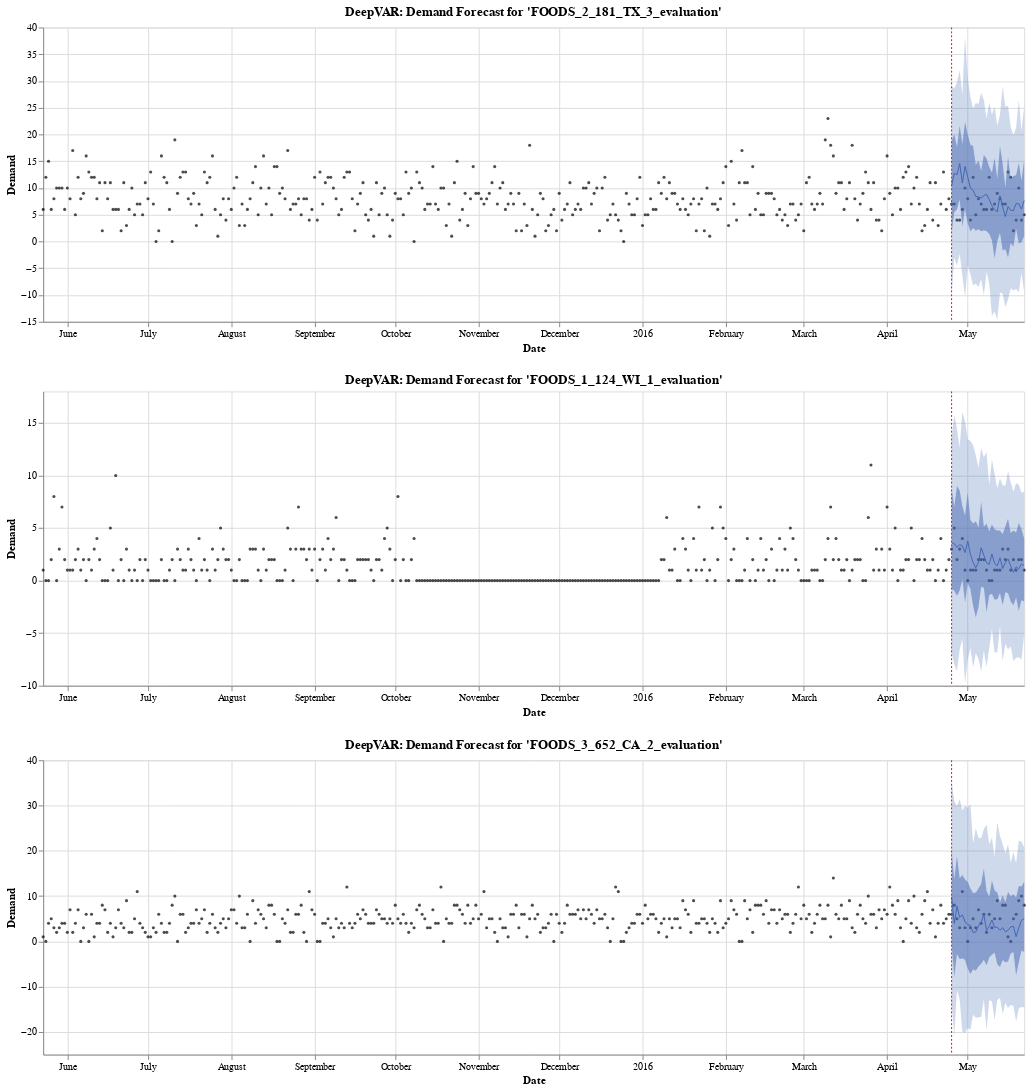

Write notebook code for a chart like this one.
### Code cell
best_perf_indices = eval_metrics["smape"].dropna().sort_values()[:3].index
plots = []

for index in best_perf_indices:
    plot_id = pd.Series(sampled_ids).iloc[index]

    y = target[[plot_id]].reset_index()
    y.columns = ["time", "y"]
    y["time"] = pd.to_datetime(y["time"])

    forecast = pd.DataFrame(
        [forecasts[0].mean[:, index][-test_steps:]]
        + [forecasts[0].quantile(p)[:, index][-test_steps:] for p in [0.05, 0.25, 0.75, 0.95]],
        columns=forecasts[0].index,
    ).T.reset_index()
    forecast.columns = [
        "time",
        "fcst",
        "fcst_lower_05",
        "fcst_lower_25",
        "fcst_upper_75",
        "fcst_upper_95",
    ]

    source = y.merge(forecast, how="left")
    p = plot_forecast(
        source, test_steps, plot_id=plot_id, model_name="DeepVAR", start_date="2015-05-23"
    )
    
    plots.append(p)
    
alt.VConcatChart(vconcat=plots)

### Figure 1 — Vega-Lite specification as saved in the notebook (floating-point values rounded to 4 significant figures; data arrays with more than 128 entries replaced by an {"elided": "..."} marker saying what was removed)
{"config": {"view": {"continuousWidth": 400, "continuousHeight": 300}}, "vconcat": [{"layer": [{"mark": {"type": "circle", "color": "#000000", "size": 10.0}, "encoding": {"tooltip": [{"type": "temporal", "field": "time"}, {"type": "quantitative", "field": "y"}], "x": {"type": "temporal", "axis": {"title": "Date"}, "field": "time"}, "y": {"type": "quantitative", "axis": {"title": "Demand"}, "field": "y"}}}, {"mark": {"type": "line", "color": "#4267B2", "size": 1.0}, "encoding": {"x": {"type": "temporal", "field": "time"}, "y": {"type": "quantitative", "field": "fcst"}}}, {"mark": {"type": "area", "color": "#4267B2", "opacity": 0.25}, "encoding": {"x": {"type": "temporal", "field": "time"}, "y": {"type": "quantitative", "field": "fcst_lower_05"}, "y2": {"field": "fcst_upper_95"}}}, {"mark": {"type": "area", "color": "#4267B2", "opacity": 0.5}, "encoding": {"x": {"type": "temporal", "field": "time"}, "y": {"type": "quantitative", "field": "fcst_lower_25"}, "y2": {"field": "fcst_upper_75"}}}, {"data": {"name": "data-302bc33366dfe1498bc0394fc8325ea5"}, "mark": {"type": "rule", "color": "#FF0000", "size": 1.0, "strokeDash": [2, 2]}, "encoding": {"x": {"type": "temporal", "field": "time"}}}], "data": {"name": "data-64e1ffad5b75450389cacd313ff4e016"}, "height": 300, "title": "DeepVAR: Demand Forecast for 'FOODS_2_181_TX_3_evaluation'", "width": 1000}, {"layer": [{"mark": {"type": "circle", "color": "#000000", "size": 10.0}, "encoding": {"tooltip": [{"type": "temporal", "field": "time"}, {"type": "quantitative", "field": "y"}], "x": {"type": "temporal", "axis": {"title": "Date"}, "field": "time"}, "y": {"type": "quantitative", "axis": {"title": "Demand"}, "field": "y"}}}, {"mark": {"type": "line", "color": "#4267B2", "size": 1.0}, "encoding": {"x": {"type": "temporal", "field": "time"}, "y": {"type": "quantitative", "field": "fcst"}}}, {"mark": {"type": "area", "color": "#4267B2", "opacity": 0.25}, "encoding": {"x": {"type": "temporal", "field": "time"}, "y": {"type": "quantitative", "field": "fcst_lower_05"}, "y2": {"field": "fcst_upper_95"}}}, {"mark": {"type": "area", "color": "#4267B2", "opacity": 0.5}, "encoding": {"x": {"type": "temporal", "field": "time"}, "y": {"type": "quantitative", "field": "fcst_lower_25"}, "y2": {"field": "fcst_upper_75"}}}, {"data": {"name": "data-302bc33366dfe1498bc0394fc8325ea5"}, "mark": {"type": "rule", "color": "#FF0000", "size": 1.0, "strokeDash": [2, 2]}, "encoding": {"x": {"type": "temporal", "field": "time"}}}], "data": {"name": "data-050d50e0200f560ef5fb8b70f4eed720"}, "height": 300, "title": "DeepVAR: Demand Forecast for 'FOODS_1_124_WI_1_evaluation'", "width": 1000}, {"layer": [{"mark": {"type": "circle", "color": "#000000", "size": 10.0}, "encoding": {"tooltip": [{"type": "temporal", "field": "time"}, {"type": "quantitative", "field": "y"}], "x": {"type": "temporal", "axis": {"title": "Date"}, "field": "time"}, "y": {"type": "quantitative", "axis": {"title": "Demand"}, "field": "y"}}}, {"mark": {"type": "line", "color": "#4267B2", "size": 1.0}, "encoding": {"x": {"type": "temporal", "field": "time"}, "y": {"type": "quantitative", "field": "fcst"}}}, {"mark": {"type": "area", "color": "#4267B2", "opacity": 0.25}, "encoding": {"x": {"type": "temporal", "field": "time"}, "y": {"type": "quantitative", "field": "fcst_lower_05"}, "y2": {"field": "fcst_upper_95"}}}, {"mark": {"type": "area", "color": "#4267B2", "opacity": 0.5}, "encoding": {"x": {"type": "temporal", "field": "time"}, "y": {"type": "quantitative", "field": "fcst_lower_25"}, "y2": {"field": "fcst_upper_75"}}}, {"data": {"name": "data-302bc33366dfe1498bc0394fc8325ea5"}, "mark": {"type": "rule", "color": "#FF0000", "size": 1.0, "strokeDash": [2, 2]}, "encoding": {"x": {"type": "temporal", "field": "time"}}}], "data": {"name": "data-f59c8d184c98937606b9a70bfd9d28a3"}, "height": 300, "title": "DeepVAR: Demand Forecast for 'FOODS_3_652_CA_2_evaluation'", "width": 1000}], "$schema": "https://vega.github.io/schema/vega-lite/v4.8.1.json", "datasets": {"data-64e1ffad5b75450389cacd313ff4e016": {"elided": "366 records"}, "data-302bc33366dfe1498bc0394fc8325ea5": [{"time": "2016-04-25T00:00:00"}], "data-050d50e0200f560ef5fb8b70f4eed720": {"elided": "366 records"}, "data-f59c8d184c98937606b9a70bfd9d28a3": {"elided": "366 records"}}}
